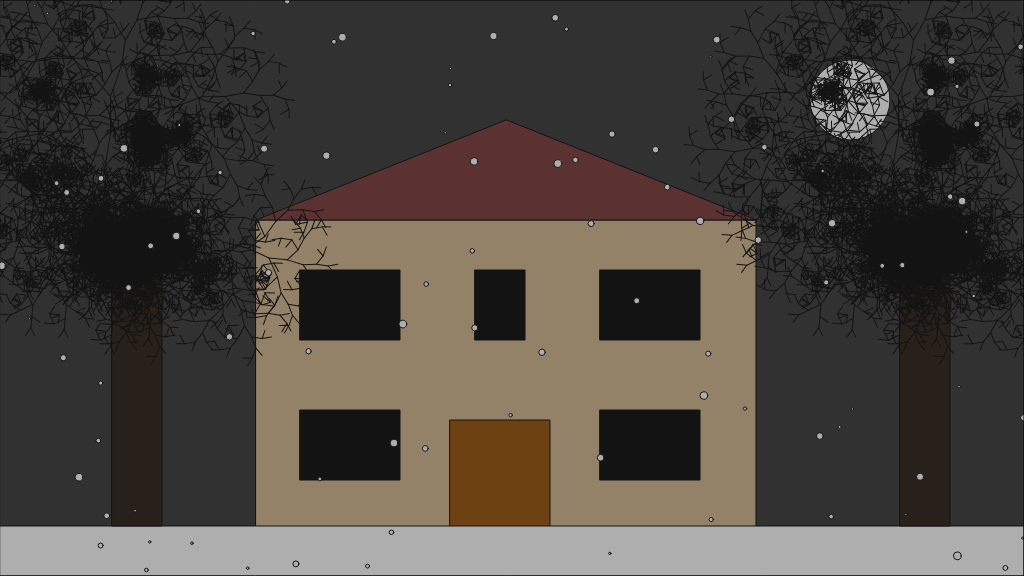
Frame 1 (no input)
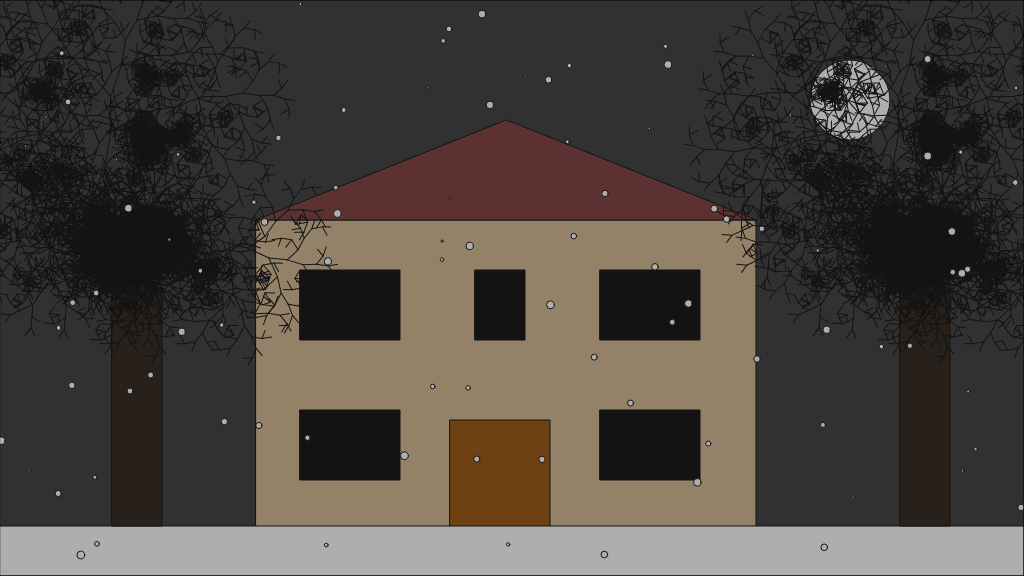
Frame 60 (no input)
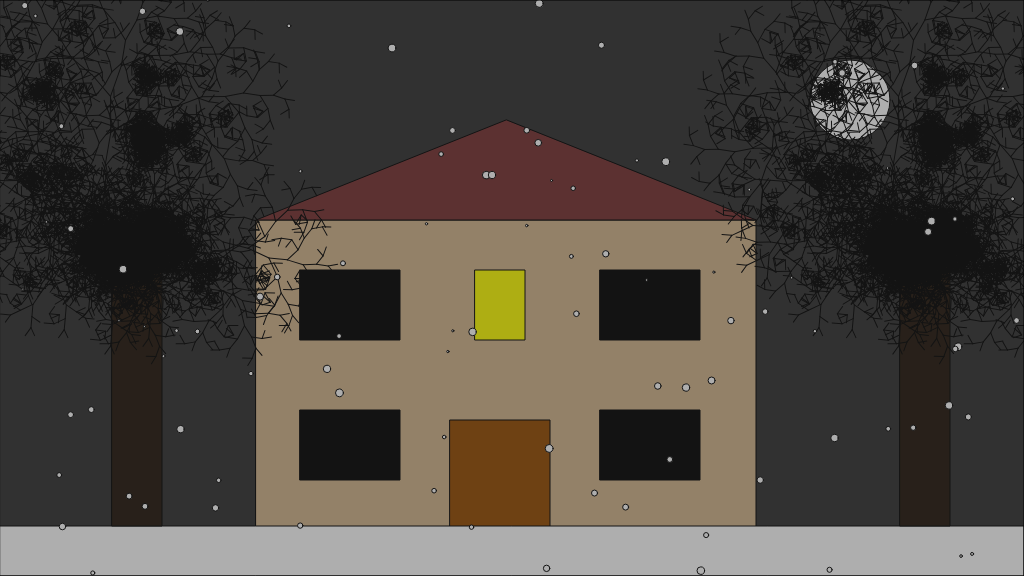
Frame 120 (the mouse pressed at the canvas centre since frame 60)

The p5.js sketch that drew these frames (run headless with seeded random() and noise() and a simulated clock; from frame 60 on, the mouse is pressed at the canvas centre):

// p5.js sketch
// ── sketch.js
// Winter Wonderland

var base_x;
var base_y;
var stem_h;
var snowflakes = [];

function setup() {
    createCanvas(1024, 576);
    base_x = width / 2;
    base_y = height - 50;
    stem_h = 300;
    for (let i = 0; i < 100; i++) {
        snowflakes.push({
            x: random(0, width),
            y: random(0, height),
            size: random(2, 8),
            speed: random(1, 3)
        });
    }
}

function draw() {
    background(50, 50, 50);
    drawHouse();
    drawGround();
    drawMoon();
    drawTree(base_x - 400, base_y - stem_h, 50, stem_h);
    drawTree(900, base_y - stem_h, 50, stem_h);
    drawSnow();
    addAtmosphericEffects();
}

function drawHouse() {
    // Draw the house
    fill(210, 180, 140); // House color
    rect(256, 220, 500, 400); // House body

    // Draw the roof
    fill(120, 50, 50); // Roof color
    triangle(756, 220, 256, 220, 506, 120);

    // Draw the door
    fill(150, 75, 0); // Door color
    rect(450, 420, 100, 200);

    // Draw the windows
    drawWindows();
}

function drawGround() {
    // Draw the snowy ground
    fill(255, 255, 255); // White color for the snow
    rect(0, height - 50, width, 50);
}

function drawTree(x, y, width, height) {
    push();
    translate(x, y);

    // Draw the trunk
    fill(34, 22, 11); // Darker brown color
    rect(0, 0, width, height);

    // Draw the branches
    fill(0, 50, 0); // Green color
    drawBranch(0, 0, width, height * 0.9, PI / 6);
    drawBranch(0, 0, width, height * 0.95, PI / 6);
    drawBranch(0, 0, width, height * 0.85, PI / 6);
    drawBranch(0, 0, width, height * 0.8, -PI / 6);

    pop();
}

function drawBranch(x, y, len, angle) {
    push();
    translate(x, y);
    rotate(angle);

    // Draw the branch
    line(0, 0, 0, -len);

    // Recursive branching
    if (len > 10) {
        drawBranch(0, -len, len * 0.9, angle + PI / 6);
        drawBranch(0, -len, len * 0.8, angle - PI / 6);
    }

    pop();
}

function drawWindows() {
    // Draw the windows
    if (mouseX >= 300 && mouseX <= 400 && mouseY >= 270 && mouseY <= 340) {
        fill(255, 255, 0); // Yellow color when mouse is over the window
    } else {
        fill(0, 0, 0); // Black color for the windows
    }
    rect(300, 270, 100, 70);

    if (mouseX >= 475 && mouseX <= 525 && mouseY >= 270 && mouseY <= 340) {
        fill(255, 255, 0); // Yellow color when mouse is over the window
    } else {
        fill(0, 0, 0); // Black color for the windows
    }
    rect(475, 270, 50, 70);

    if (mouseX >= 600 && mouseX <= 700 && mouseY >= 270 && mouseY <= 340) {
        fill(255, 255, 0); // Yellow color when mouse is over the window
    } else {
        fill(0, 0, 0); // Black color for the windows
    }
    rect(600, 270, 100, 70);

    if (mouseX >= 300 && mouseX <= 400 && mouseY >= 410 && mouseY <= 480) {
        fill(255, 255, 0); // Yellow color when mouse is over the window
    } else {
        fill(0, 0, 0); // Black color for the windows
    }
    rect(300, 410, 100, 70);

    if (mouseX >= 600 && mouseX <= 700 && mouseY >= 410 && mouseY <= 480) {
        fill(255, 255, 0); // Yellow color when mouse is over the window
    } else {
        fill(0, 0, 0); // Black color for the windows
    }
    rect(600, 410, 100, 70);
}

function drawMoon() {
    fill(255, 255, 255);
    ellipse(850, 100, 80, 80);
}

function drawSnow() {
    fill(255, 255, 255);
    for (let i = 0; i < snowflakes.length; i++) {
        let snowflake = snowflakes[i];
        ellipse(snowflake.x, snowflake.y, snowflake.size, snowflake.size);
        snowflake.x += random(-1, 1);
        snowflake.y += snowflake.speed;
        if (snowflake.y > height) {
            snowflake.y = -10;
            snowflake.x = random(0, width);
        }
    }
}

function addAtmosphericEffects() {
    // Add fog or haze effect
    fill(50, 50, 50, 100);
    rect(0, 0, width, height);
}
